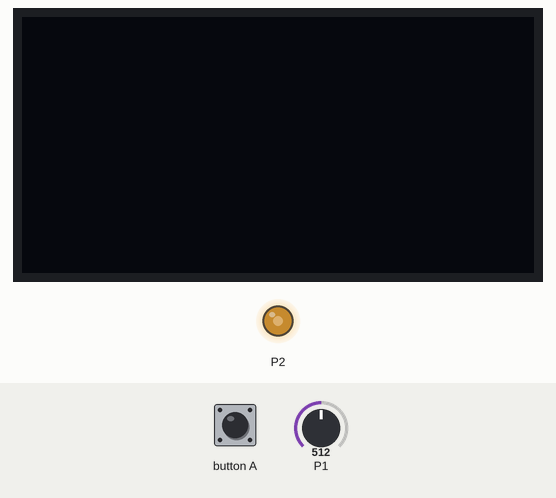
The program below on a simulated BBC micro:bit (MakeCode). Shown: 128×64 one-colour display, output pins drawn as LEDs (lit = HIGH). Inputs (shaded band) come from the test bench; at power-on: P1 = 512 (analog values on the 0–1023 scale).

Above: at 1.2 s.
1.3 s: P1 set to 716
At 2.1 s:
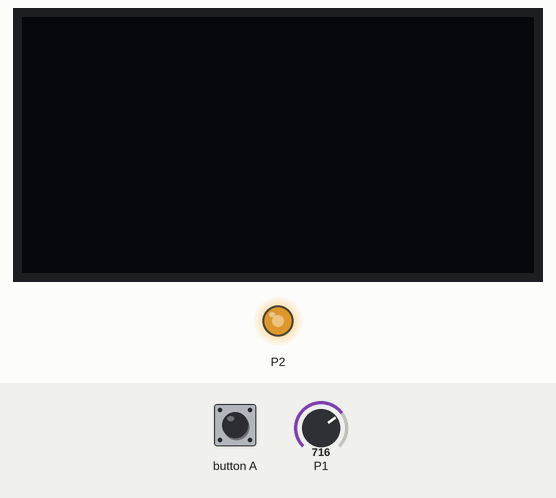
2.8 s: P1 set to 900
At 3.9 s:
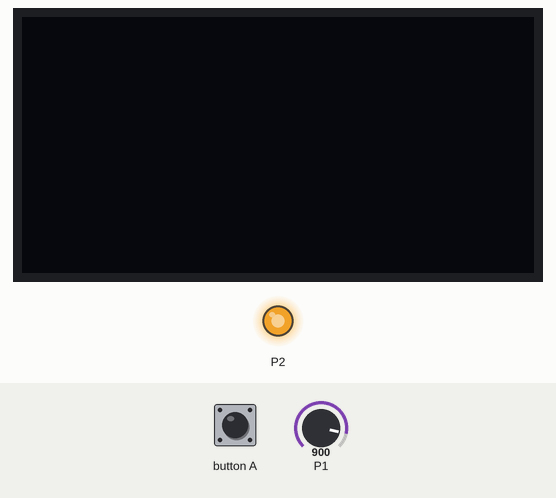
4.3 s: P1 set to 122
At 5.3 s:
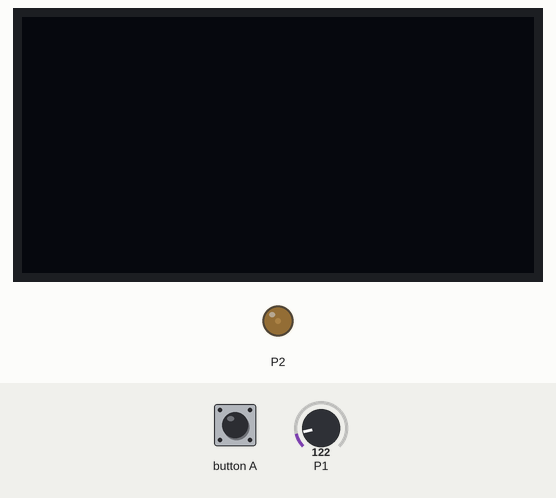
5.8 s: P1 set to 0
At 6.6 s:
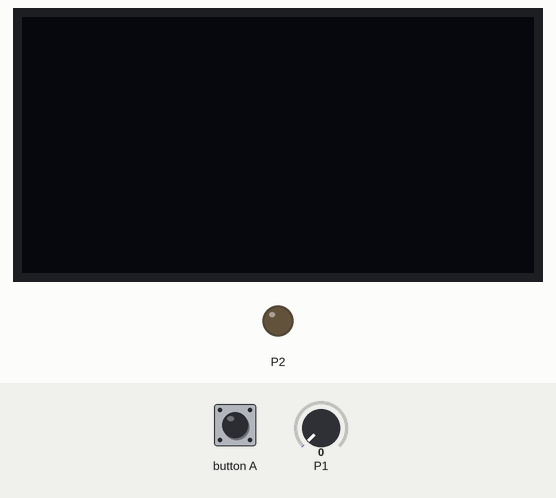
Timing chart, 0 to 8.3 s (numbered marks = the images above; inputs shaded):
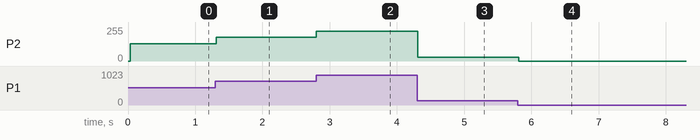

The program:

main.ts
```typescript
/**
 * -확장-"OLED-ssd1306"블록 꾸러미 다운로드
 *
 * -비례변환 블록은 아날로그 값이 0-1023인 '밝기'변수의 최댓값을 100까지 제한한다는 의미임.
 *
 * 최댓값을 100으로 제한하는 이유는 oled의 밝기를 표시하는 막대바가 숫자 100까지만 표혈할 수 있기 때문임.
 */
input.onButtonPressed(Button.A, function () {
    OLED.drawLoading(pins.map(
    밝기,
    0,
    1023,
    0,
    100
    ))
})
let 밝기 = 0
OLED.init(128, 64)
basic.forever(function () {
    밝기 = pins.analogReadPin(AnalogPin.P1)
    pins.analogWritePin(AnalogPin.P2, 밝기)
})
```

test.ts
```typescript
// 테스트는 여기로 이동합니다; 이 패키지가 확장으로 사용될 때 컴파일되지 않을 것 입니다.
```

Measured:
- after the input at 1.3 s, P2: 128/255 → 178/255 at once
- after the input at 2.8 s, P2: 178/255 → 224/255 at once
- after the input at 4.3 s, P2: 224/255 → 30/255 at once
- after the input at 5.8 s, P2: 30/255 → 0/255 at once
